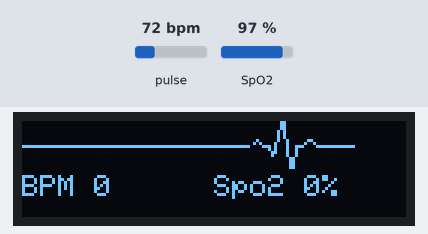
Bench run of a sketch on a simulated ESP8266 (NodeMCU). On the bench: 128×32 one-colour display. Inputs (shaded band) come from the test bench; at power-on: pulse 72 bpm, SpO2 97 %. WiFi joins after 1.5 s; servers stay silent unless stated; what the sketch prints to the serial monitor is not drawn.

Above: at 5.1 s.
5.2 s: pulse set to 42 bpm
At 6.47 s:
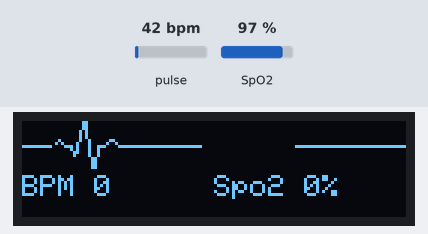
7.2 s: SpO2 set to 80 %
At 10.41 s:
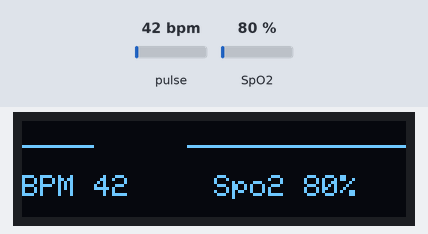
11.7 s: pulse set to 70 bpm
At 11.93 s:
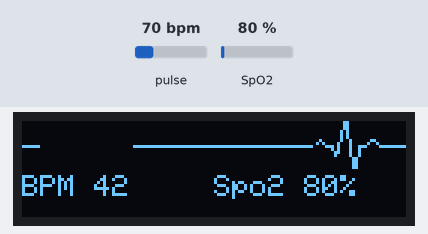
13.2 s: SpO2 set to 85 %
At 15.27 s:
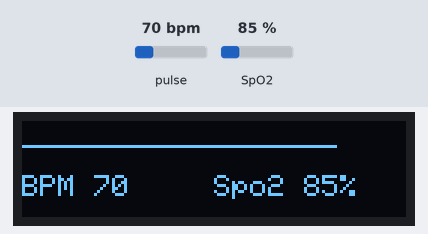
Timing chart, 0 to 16.8 s (numbered marks = the images above; inputs shaded):
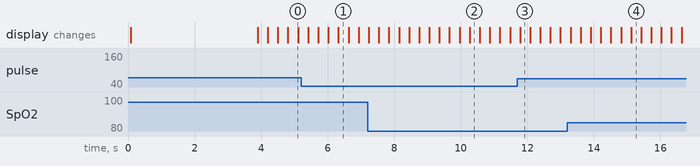

The sketch:

test_new.ino
```cpp
#include <Wire.h>
#include "MAX30100_PulseOximeter.h"
#include <Adafruit_GFX.h>
#define BLYNK_PRINT Serial
#include <BlynkSimpleEsp8266.h>
#include <Adafruit_SSD1306.h>
#define ENABLE_MAX30100 1
#define SCREEN_WIDTH 128
#define SCREEN_HEIGHT 32

char auth[] = "y80-1oVnZdSoAvAaGq1Z8pA9s98L4vwz";
char ssid[] = "Redmi Note 9 Pro";
char pass[] = "12345678";

#define OLED_RESET     -1
#define SCREEN_ADDRESS 0x3c
Adafruit_SSD1306 display(SCREEN_WIDTH, SCREEN_HEIGHT, &Wire, OLED_RESET);
#if ENABLE_MAX30100
#define REPORTING_PERIOD_MS     5000

PulseOximeter pox;
#endif
uint32_t tsLastReport = 0;
int xPos = 0;

void onBeatDetected()
{
  Serial.println("Beat!");
  heart_beat(&xPos);
}
void setup()
{
  Serial.begin(115200);
  Serial.println("SSD1306 128x64 OLED TEST");

  if (!display.begin(SSD1306_SWITCHCAPVCC, SCREEN_ADDRESS)) {
    Serial.println(F("SSD1306 allocation failed"));
    for (;;);
  }

  display.clearDisplay();
  display.setTextSize(1);
  display.setTextColor(WHITE);
  display.setCursor(20, 18);
  display.print("Pulse OxiMeter");
  int temp1 = 0;
  int temp2 = 40;
  int temp3 = 80;
  heart_beat(&temp1);
  heart_beat(&temp2);
  heart_beat(&temp3);
  xPos = 0;
  display.display();
  delay(2000);
  display.cp437(true);
  display.clearDisplay();
  Serial.print("Initializing pulse oximeter..");
  Blynk.begin(auth, ssid, pass);
#if ENABLE_MAX30100

  if (!pox.begin()) {
    Serial.println("FAILED");
    for (;;);
  } else {
    Serial.println("SUCCESS");
  }
  pox.setIRLedCurrent(MAX30100_LED_CURR_7_6MA);
  pox.setOnBeatDetectedCallback(onBeatDetected);
  display_data(0, 0);
#endif
}
void loop()
{
#if ENABLE_MAX30100
  pox.update();
  Blynk.run();
  int bpm = 0;
  int spo2 = 0;

  if (millis() - tsLastReport > REPORTING_PERIOD_MS) {

    bpm = pox.getHeartRate();
    spo2 = pox.getSpO2();
    Serial.println(bpm);

    Serial.println(spo2);

    tsLastReport = millis();
    Blynk.virtualWrite(V0, bpm);
    Blynk.virtualWrite(V1, spo2);
    display_data(bpm, spo2);
  }
#endif
  drawLine(&xPos);
}
void display_data(int bpm, int spo2) {
  display.fillRect(0, 18, 127, 15, SSD1306_BLACK);
  display.setTextSize(1);
  display.setTextColor(WHITE);
  display.setCursor(0, 18);

  display.print("BPM ");
  display.print(bpm);
  display.display();
  display.setTextSize(1);
  display.setTextColor(WHITE);
  display.setCursor(64, 18);

  display.print("Spo2 ");
  display.print(spo2);
  display.print("%");
  display.display();
}
void drawLine(int *x_pos) {
  // Draw a single pixel in white
  display.drawPixel(*x_pos, 8, SSD1306_WHITE);
  display.drawPixel((*x_pos)++, 8, SSD1306_WHITE);
  display.drawPixel((*x_pos)++, 8, SSD1306_WHITE);
  display.drawPixel((*x_pos)++, 8, SSD1306_WHITE);
  display.drawPixel((*x_pos), 8, BLACK);  // -----
  //Serial.println(*x_pos);
  display.fillRect(*x_pos, 0, 31, 16, SSD1306_BLACK);
  display.display();
  delay(1);
  if (*x_pos >= SCREEN_WIDTH) {
    *x_pos = 0;
  }
}
void heart_beat(int *x_pos) {
  /************************************************/
  //display.clearDisplay();
  display.fillRect(*x_pos, 0, 30, 15, SSD1306_BLACK);
  // Draw a single pixel in white
  display.drawPixel(*x_pos + 0, 8, SSD1306_WHITE);
  display.drawPixel(*x_pos + 1, 8, SSD1306_WHITE);
  display.drawPixel(*x_pos + 2, 8, SSD1306_WHITE);
  display.drawPixel(*x_pos + 3, 8, SSD1306_WHITE);
  display.drawPixel(*x_pos + 4, 8, BLACK); // -----
  //display.display();
  //delay(1);
  display.drawPixel(*x_pos + 5, 7, SSD1306_WHITE);
  display.drawPixel(*x_pos + 6, 6, SSD1306_WHITE);
  display.drawPixel(*x_pos + 7, 7, SSD1306_WHITE); // .~.
  //display.display();
  //delay(1);
  display.drawPixel(*x_pos + 8, 8, SSD1306_WHITE);
  display.drawPixel(*x_pos + 9, 8, SSD1306_WHITE); // --
  //display.display();
  //delay(1);
  /******************************************/
  display.drawPixel(*x_pos + 10, 8, SSD1306_WHITE);
  display.drawPixel(*x_pos + 10, 9, SSD1306_WHITE);
  display.drawPixel(*x_pos + 11, 10, SSD1306_WHITE);
  display.drawPixel(*x_pos + 11, 11, SSD1306_WHITE);
  //display.display();
  //delay(1);
  /******************************************/
  display.drawPixel(*x_pos + 12, 10, SSD1306_WHITE);
  display.drawPixel(*x_pos + 12, 9, SSD1306_WHITE);
  display.drawPixel(*x_pos + 12, 8, SSD1306_WHITE);
  display.drawPixel(*x_pos + 12, 7, SSD1306_WHITE);
  //display.display();
  //delay(1);
  display.drawPixel(*x_pos + 13, 6, SSD1306_WHITE);
  display.drawPixel(*x_pos + 13, 5, SSD1306_WHITE);
  display.drawPixel(*x_pos + 13, 4, SSD1306_WHITE);
  display.drawPixel(*x_pos + 13, 3, SSD1306_WHITE);
  //display.display();
  //delay(1);
  display.drawPixel(*x_pos + 14, 2, SSD1306_WHITE);
  display.drawPixel(*x_pos + 14, 1, SSD1306_WHITE);
  display.drawPixel(*x_pos + 14, 0, SSD1306_WHITE);
  display.drawPixel(*x_pos + 14, 0, SSD1306_WHITE);
  //display.display();
  //delay(1);
  /******************************************/
  display.drawPixel(*x_pos + 15, 0, SSD1306_WHITE);
  display.drawPixel(*x_pos + 15, 1, SSD1306_WHITE);
  display.drawPixel(*x_pos + 15, 2, SSD1306_WHITE);
  display.drawPixel(*x_pos + 15, 3, SSD1306_WHITE);
  //display.display();
  //delay(1);
  display.drawPixel(*x_pos + 15, 4, SSD1306_WHITE);
  display.drawPixel(*x_pos + 15, 5, SSD1306_WHITE);
  display.drawPixel(*x_pos + 16, 6, SSD1306_WHITE);
  display.drawPixel(*x_pos + 16, 7, SSD1306_WHITE);
  //display.display();
  //delay(1);
  display.drawPixel(*x_pos + 16, 8, SSD1306_WHITE);
  display.drawPixel(*x_pos + 16, 9, SSD1306_WHITE);
  display.drawPixel(*x_pos + 16, 10, SSD1306_WHITE);
  display.drawPixel(*x_pos + 16, 11, SSD1306_WHITE);
  //display.display();
  //delay(1);
  display.drawPixel(*x_pos + 17, 12, SSD1306_WHITE);
  display.drawPixel(*x_pos + 17, 13, SSD1306_WHITE);
  display.drawPixel(*x_pos + 17, 14, SSD1306_WHITE);
  display.drawPixel(*x_pos + 17, 15, SSD1306_WHITE);
  //display.display();
  //delay(1);
  display.drawPixel(*x_pos + 18, 15, SSD1306_WHITE);
  display.drawPixel(*x_pos + 18, 14, SSD1306_WHITE);
  display.drawPixel(*x_pos + 18, 13, SSD1306_WHITE);
  display.drawPixel(*x_pos + 18, 12, SSD1306_WHITE);
  //display.display();
  //delay(1);
  display.drawPixel(*x_pos + 19, 11, SSD1306_WHITE);
  display.drawPixel(*x_pos + 19, 10, SSD1306_WHITE);
  display.drawPixel(*x_pos + 19, 9, SSD1306_WHITE);
  display.drawPixel(*x_pos + 19, 8, SSD1306_WHITE);
  //display.display();
  //delay(1);
  /****************************************************/
  display.drawPixel(*x_pos + 20, 8, SSD1306_WHITE);
  display.drawPixel(*x_pos + 21, 8, SSD1306_WHITE);
  //display.display();
  //delay(1);
  /****************************************************/
  display.drawPixel(*x_pos + 22, 7, SSD1306_WHITE);
  display.drawPixel(*x_pos + 23, 6, SSD1306_WHITE);
  display.drawPixel(*x_pos + 24, 6, SSD1306_WHITE);
  display.drawPixel(*x_pos + 25, 7, SSD1306_WHITE);
  //display.display();
  //delay(1);
  /************************************************/
  display.drawPixel(*x_pos + 26, 8, SSD1306_WHITE);
  display.drawPixel(*x_pos + 27, 8, SSD1306_WHITE);
  display.drawPixel(*x_pos + 28, 8, SSD1306_WHITE);
  display.drawPixel(*x_pos + 29, 8, SSD1306_WHITE);
  display.drawPixel(*x_pos + 30, 8, SSD1306_WHITE); // -----
  *x_pos = *x_pos + 30;
  display.display();
  delay(1);
}
```
